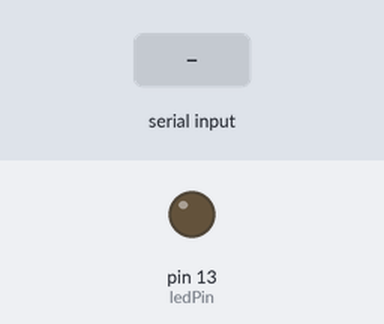
The sketch below on a simulated Arduino Uno, built with avr-gcc and run on an emulated ATmega328P. Shown: output pins drawn as LEDs (lit = HIGH). Inputs (shaded band) come from the test bench.

Above: at 1.2 s.
1.3 s: "H" received over Serial
At 2.2 s:
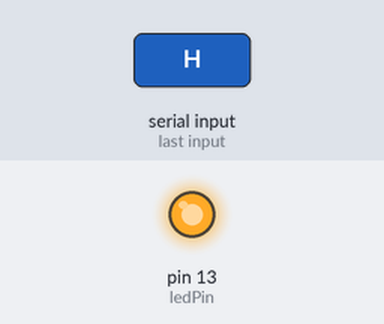
2.8 s: "L" received over Serial
At 3.3 s:
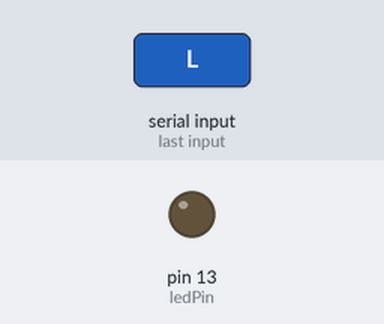
Timing chart, 0 to 5.8 s (numbered marks = the images above; inputs shaded):
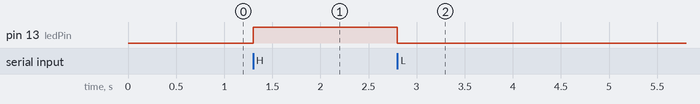

Measured:
- after the input at 1.3 s, pin 13 (ledPin): LOW → HIGH at once
- after the input at 2.8 s, pin 13 (ledPin): HIGH → LOW at once

The sketch:

zigbee_led_out.ino
```cpp
// Tapaus 2, LED-yksikko

const int ledPin = 13; // led pin on arduino

char incomingByte; // a variable for incoming serial data

void setup() {

  // initialize serial communication:
  Serial.begin(9600);

  // initialize the LED pin as an output:
  pinMode(ledPin, OUTPUT);
}

// Reading serial connection and changing pins value accordingly
void loop() {

  if (Serial.available() > 0) {
    incomingByte = Serial.read();

    if (incomingByte == 'H') {
      digitalWrite(ledPin, HIGH);
    }

    if (incomingByte == 'L') {
      digitalWrite(ledPin, LOW);
    }
  }
}
```
